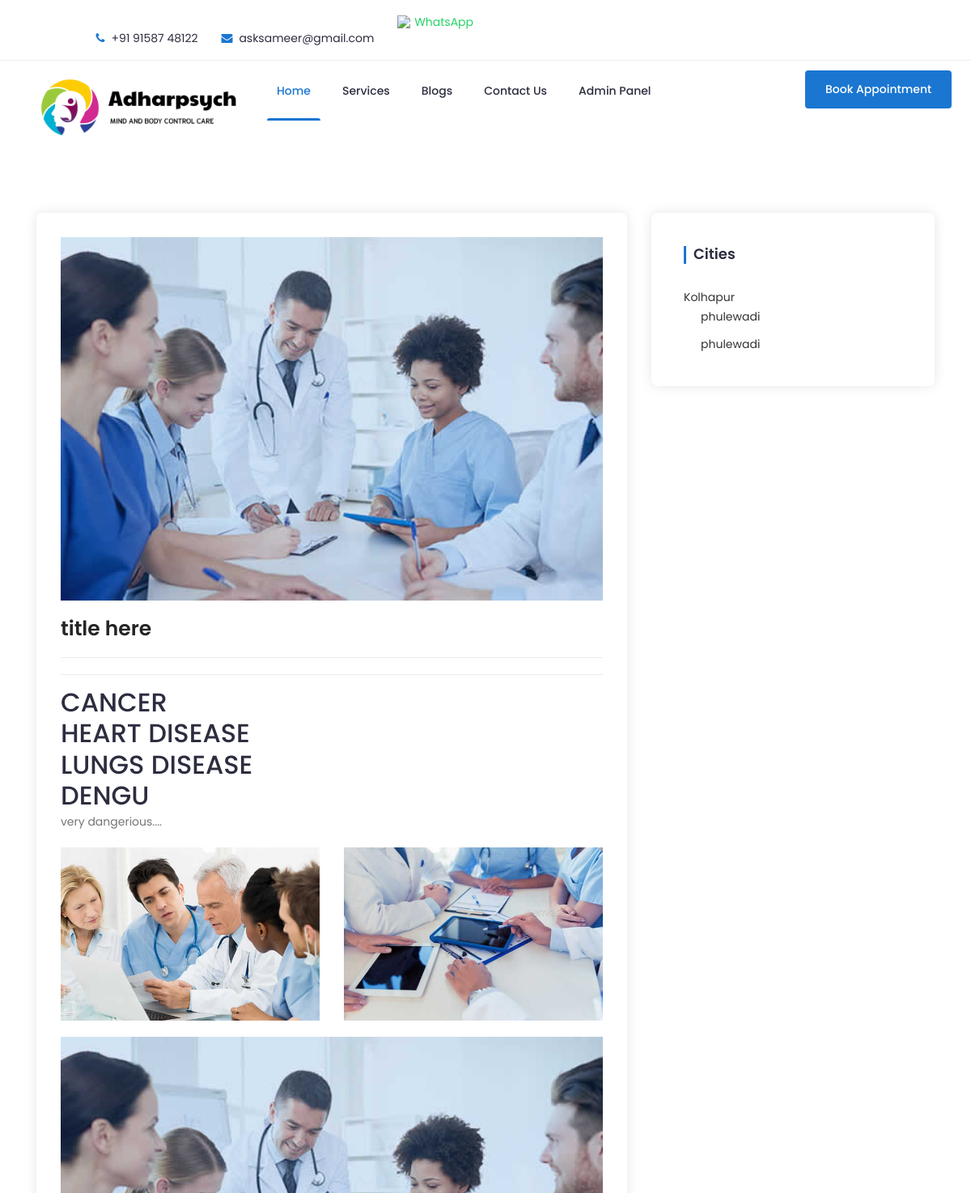
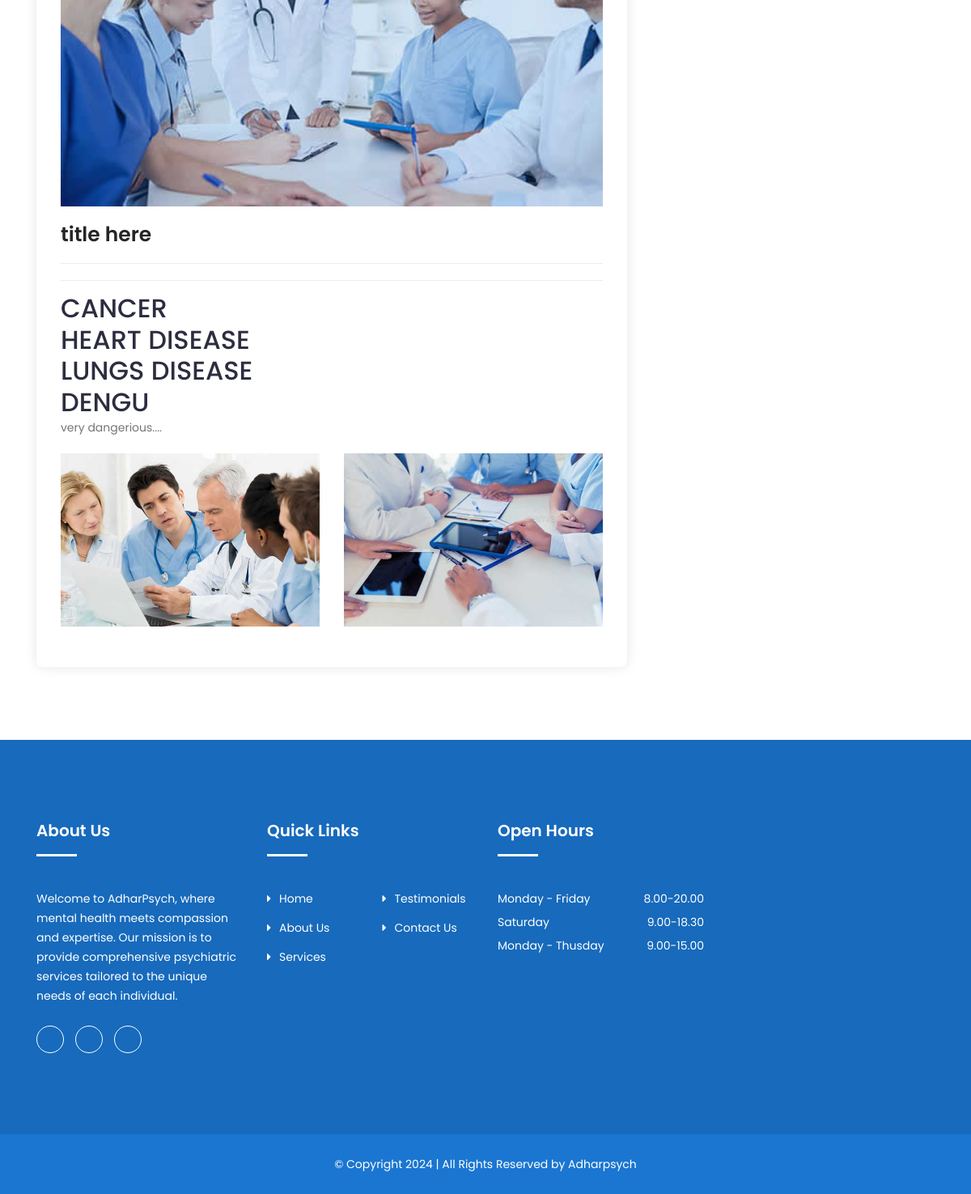
/services.php, run on the app's committed database (2 pictures, top to bottom).
### tables this page shows
CREATE TABLE `kolhapur` (
  `area_name` varchar(100) NOT NULL,
  `service1_head` varchar(100) NOT NULL,
  `service2_head` varchar(100) NOT NULL,
  `service3_head` varchar(100) NOT NULL,
  `service4_head` varchar(100) NOT NULL,
  `service_discription` varchar(5000) NOT NULL,
  `date` datetime(5) NOT NULL DEFAULT current_timestamp(5),
  `service_title` varchar(100) NOT NULL
);

### services.php (the view, shortened to what this page needs)
<?php
$servername = "localhost";
$username = "root";
$password = "";
$dbname = "cities";
$conn = new mysqli($servername, $username, $password, $dbname);
?>
<!DOCTYPE html>
<html lang="en">
<head>
<head>
		<link rel="stylesheet" href="css/bootstrap.min.css">
		<link rel="stylesheet" href="css/nice-select.css">
        <link rel="stylesheet" href="css/font-awesome.min.css">
        <link rel="stylesheet" href="css/icofont.css">
		<link rel="stylesheet" href="css/slicknav.min.css">
        <link rel="stylesheet" href="css/owl-carousel.css">
		<link rel="stylesheet" href="css/datepicker.css">
        <link rel="stylesheet" href="css/animate.min.css">
        <link rel="stylesheet" href="css/magnific-popup.css">
        <link rel="stylesheet" href="css/normalize.css">
        <link rel="stylesheet" href="style.css">
        <link rel="stylesheet" href="css/responsive.css">
    </head>
    <body>
		<header class="header" >
			<div class="topbar">
				<div class="container">
					<div class="row">
						<div class="col-lg-6 col-md-7 col-12">
							<ul class="top-contact">
								<li><i class="fa fa-phone"></i>+91 91587 48122</li>
								<li><i class="fa fa-envelope"></i><a href="mailto:asksameer@gmail.com">asksameer@gmail.com</a></li>
								<li>
									<a href="https://wa.me/919158748122" target="_blank" style="display: flex; align-items: center; gap: 5px; color: #25D366;">
										<img src="https://upload.wikimedia.org/wikipedia/commons/5/5e/WhatsApp_icon.png" alt="WhatsApp" style="width: 16px; height: 16px;">
										WhatsApp
									</a>
								</li>
							</ul>
						</div>
					</div>
				</div>
			</div>
			<div class="header-inner">
				<div class="container">
					<div class="inner">
						<div class="row">
							<div class="col-lg-3 col-md-3 col-12">
								<div class="logo">
									<a href="index.php"><img src="img/Adharpsych-logo_sml.png" alt="#"></a>
								</div>
							</div>
							<div class="col-lg-7 col-md-9 col-12">
								<div class="main-menu">
									<nav class="navigation">
										<ul class="nav menu">
											<li class="active"><a href="index.php">Home</a></li>
											<li><a href="services.php">Services </a></li>
											<li><a href="#blog">Blogs </a>
											</li>
											<li><a href="contact.php">Contact Us</a></li>
											<li><a href="admin-panel/index.php">Admin Panel</a></li>
										</ul>
									</nav>
								</div>
							</div>
							<div class="col-lg-2 col-12">
								<div class="get-quote">
									<a href="#appointment" class="btn">Book Appointment</a>
								</div>
							</div>
						</div>
					</div>
				</div>
			</div>
		</header>
</head>
<body>
<section class="news-single section">
    <div class="container">
        <div class="row">
            <div class="col-lg-8 col-12">
                <div class="row">
                    <div class="col-12">
                        <div class="single-main">
                            <?php
                                $sql = "SELECT * FROM kolhapur";
                                $result = $conn->query($sql);
                                if ($result->num_rows > 0) {
                                    while ($row = $result->fetch_assoc()) {
                            ?>
                            <div class="news-head">
                                <img src="img/blog1.jpg" alt="#">
                            </div>
                            <h1 class="news-title">
                                <a href="news-single.html"><?php echo $row['service_title']; ?></a>
                            </h1>
                            <div class="meta">
                            </div>
                            <div class="news-text">
                                <h2><?php echo $row['service1_head']; ?></h2>
                                <h2><?php echo $row['service2_head']; ?></h2>
                                <h2><?php echo $row['service3_head']; ?></h2>
                                <h2><?php echo $row['service4_head']; ?></h2>
                                <p><?php echo $row['service_discription']; ?></p>
                                <div class="image-gallery">
                                    <div class="row">
                                        <div class="col-lg-6 col-md-6 col-12">
                                            <div class="single-image">
                                                <img src="img/blog2.jpg" alt="#">
                                            </div>
                                        </div>
                                        <div class="col-lg-6 col-md-6 col-12">
                                            <div class="single-image">
                                                <img src="img/blog3.jpg" alt="#">
                                            </div>
                                        </div>
                                    </div>
                                </div>
                            </div>
                            <?php
                                    }
                                } else {
                                    echo "<p>No data available</p>";
                                }
                            ?>
                        </div>
                    </div>
                </div>
            </div>
            <div class="col-lg-4 col-12">
                <div class="main-sidebar">
                    <div class="single-widget category">
                        <h3 class="title">Cities</h3>
                        <ul class="categor-list">
                            <li>
                                <a href="#">Kolhapur <i class="icofont-rounded-down"></i></a>
                                <ul class="dropdown">
                                    <?php
                                        $sql = "SELECT area_name FROM kolhapur";
                                        $result = $conn->query($sql);
                                        if ($result->num_rows > 0) {
                                            while ($row = $result->fetch_assoc()) {
                                                echo "<li><a href='#'>" . $row['area_name'] . "</a></li>";
                                            }
                                        }
                                    ?>
                                </ul>
                            </li>
                        </ul>
                    </div>
                </div>
            </div>
        </div>
    </div>
</section>
        <footer id="footer" class="footer ">
			<div class="footer-top">
				<div class="container">
					<div class="row">
						<div class="col-lg-3 col-md-6 col-12">
							<div class="single-footer">
								<h2>About Us</h2>
								<p>Welcome to AdharPsych, where mental health meets compassion and expertise. Our mission is to provide comprehensive psychiatric services tailored to the unique needs of each individual.</p>
								<ul class="social">
									<li><a href="#"><i class="icofont-facebook"></i></a></li>
									<li><a href="#"><i class="icofont-google-plus"></i></a></li>
									<li><a href="#"><i class="icofont-twitter"></i></a></li>
								</ul>
							</div>
						</div>
						<div class="col-lg-3 col-md-6 col-12">
							<div class="single-footer f-link">
								<h2>Quick Links</h2>
								<div class="row">
									<div class="col-lg-6 col-md-6 col-12">
										<ul>
											<li><a href="index.html"><i class="fa fa-caret-right" aria-hidden="true"></i>Home</a></li>
											<li><a href="aboutus.html"><i class="fa fa-caret-right" aria-hidden="true"></i>About Us</a></li>
											<li><a href="services.html"><i class="fa fa-caret-right" aria-hidden="true"></i>Services</a></li>
										</ul>
									</div>
									<div class="col-lg-6 col-md-6 col-12">
										<ul>
											<li><a href="#"><i class="fa fa-caret-right" aria-hidden="true"></i>Testimonials</a></li>
											<li><a href="contact.html"><i class="fa fa-caret-right" aria-hidden="true"></i>Contact Us</a></li>
										</ul>
									</div>
								</div>
							</div>
						</div>
						<div class="col-lg-3 col-md-6 col-12">
							<div class="single-footer">
								<h2>Open Hours</h2>
								<ul class="time-sidual">
									<li class="day">Monday - Friday <span>8.00-20.00</span></li>
									<li class="day">Saturday <span>9.00-18.30</span></li>
									<li class="day">Monday - Thusday <span>9.00-15.00</span></li>
								</ul>
							</div>
						</div>
					</div>
				</div>
			</div>
			<div class="copyright">
				<div class="container">
					<div class="row">
						<div class="col-lg-12 col-md-12 col-12">
							<div class="copyright-content">
								<p>© Copyright 2024  |  All Rights Reserved by Adharpsych</a> </p>
							</div>
						</div>
					</div>
				</div>
			</div>
		</footer>
</body>
</html>

### services.php (style rules this page uses)
body { scroll-behavior: smooth; }

### data on the page
kolhapur: service_title "title here", service1_head "CANCER", service2_head "HEART DISEASE", service3_head "LUNGS DISEASE", service4_head "DENGU", service_discription "very dangerious....", area_name "phulewadi"
kolhapur: service_title "title here", service1_head "CANCER", service2_head "HEART DISEASE", service3_head "LUNGS DISEASE", service4_head "DENGU", service_discription "very dangerious....", area_name "phulewadi"
